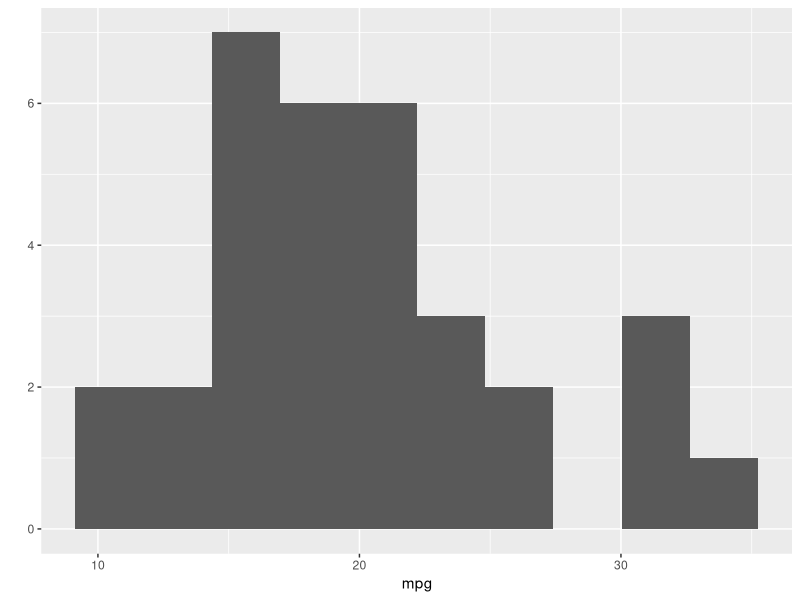
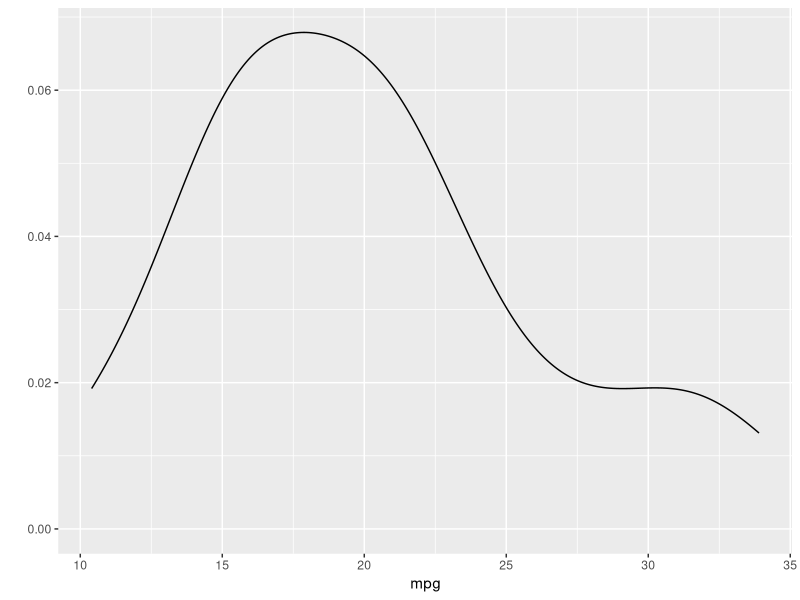
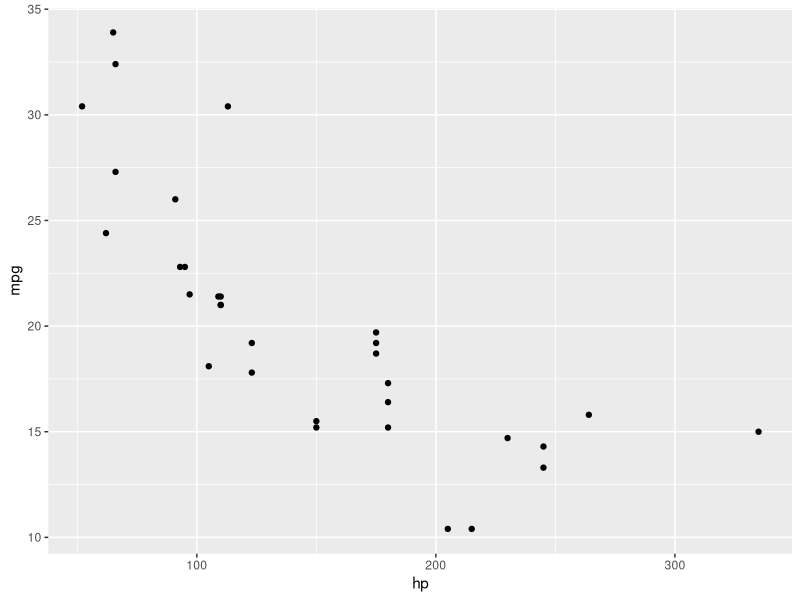
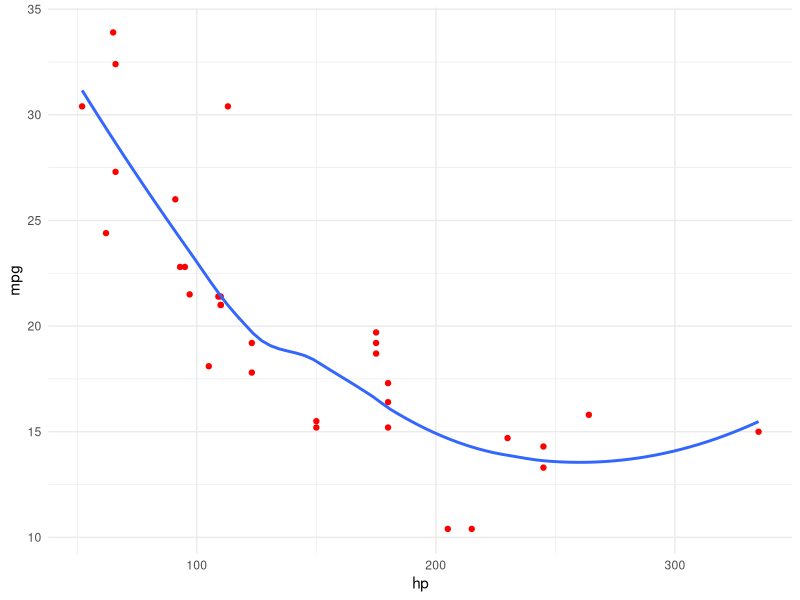

Write R code to recreate these figures, in order.
library(tidyverse)
## dplyr 
## 1. select
## 2. filter
## 3. arrange
## 4. mutate
## 5. summarise
## other functions: count, distinct
## join tables, bind_row, bind_col

df <- mtcars %>%
  rownames_to_column(var="model") %>%
  tibble()

## random sample/ sampling
set.seed(9)
df %>%
  sample_n(3)
  
df %>%
  sample_frac(0.2)
  
df %>%
  select(model, am) %>%
  mutate(am = ifelse(am==0, "Auto", "Manual")) %>%
  count(am) %>%
  mutate(pct = n/ sum(n))
  
## distinct
model_names <- df %>%
  select(model, am) %>%
  mutate(am = ifelse(am==0, "Auto", "Manual")) %>%
  distinct(model) %>%
  pull()

## join tables
data()

## SQL joins
## inner, left, right, full

## inner join
band_members %>%
  inner_join(band_instruments, by = "name")

## left join
band_members %>%
  left_join(band_instruments, by = "name")

## right join
band_members %>%
  right_join(band_instruments, by = "name")

## full outer join
band_members %>%
  full_join(band_instruments, by="name")

## replace na
band_members %>%
  full_join(band_instruments, by="name") %>%
  mutate(plays = replace_na(plays, "drum"),
         band = replace_na(band, "Aerosmith"))

## union data (like SQL)
df1 <- data.frame(id=1:3,
                  name=c("toy","john","mary"))

df2 <- data.frame(id=3:5,
                  name=c("mary", "anna", "david") )

df3 <- data.frame(id=6:8,
                  name=c("a","b","c"))

df4 <- data.frame(id=9:10,
                  name=c("d","e"))

## bind rows and then remove duplicates
df1 %>%
  bind_rows(df2) %>%
  bind_rows(df3) %>%
  bind_rows(df4) %>%
  distinct()

## shortcut when we have multiple dataframes
list_df <- list(df1, df2, df3, df4)

list_df %>% 
  bind_rows() %>%
  distinct()


## join in case key names are not the same
band_members %>%
  rename(friend = name) %>%
  left_join(band_instruments, by=c("friend"="name") )

## basic data visualization
## grammar of graphic
library(tidyverse) ## ggplot2

## histogram
qplot(mpg, data=mtcars, geom="histogram", bins=10)

## density
qplot(mpg, data=mtcars, geom="density")

## scatter plot
qplot(x=hp, y=mpg, data=mtcars, geom="point")

## ggplot
ggplot(data = mtcars,
       aes(x = hp, y = mpg)) +
  geom_point(col="red") +
  geom_smooth(se=F) +
  theme_minimal()

